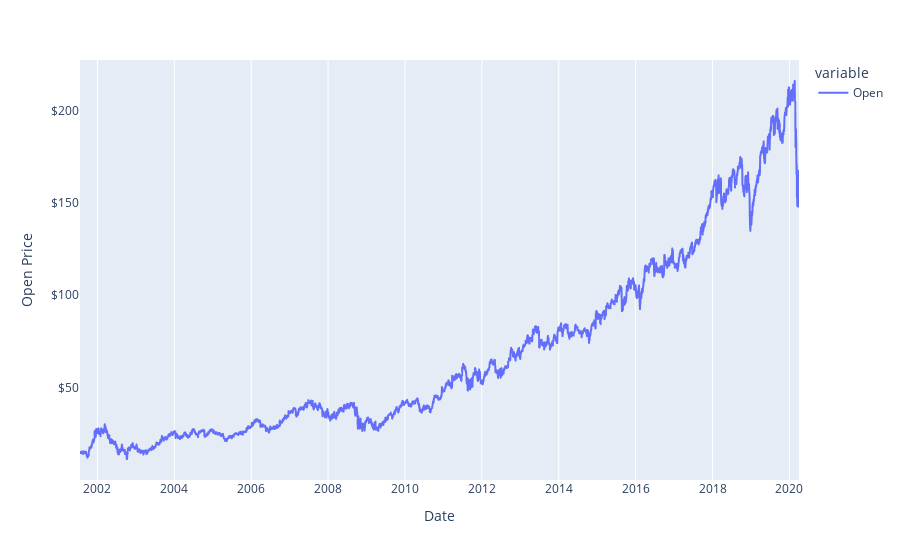

Write notebook code for a chart like this one.
### Code cell
fig_open = px.line(data_frame=df, x='Date', y=['Open'])

fig_open.update_yaxes( # the y-axis is in dollars
    tickprefix="$", showgrid=False, title='Open Price')
fig_open.update_xaxes(
    title = 'Date')

fig_open.show()

### Figure 1 — Plotly figure (JSON) as saved in the notebook; plotly's stock layout.template omitted (floating-point values rounded to 4 significant figures; data arrays with more than 128 entries replaced by an {"elided": "..."} marker saying what was removed)
{"data": [{"hovertemplate": "variable=Open<br>Date=%{x}<br>value=%{y}<extra></extra>", "legendgroup": "Open", "line": {"color": "#636efa", "dash": "solid"}, "mode": "lines", "name": "Open", "showlegend": true, "type": "scattergl", "x": {"elided": "4705 str values"}, "xaxis": "x", "y": {"elided": "4705 float values"}, "yaxis": "y"}], "layout": {"legend": {"title": {"text": "variable"}, "tracegroupgap": 0}, "margin": {"t": 60}, "xaxis": {"anchor": "y", "domain": [0, 1], "title": {"text": "Date"}}, "yaxis": {"anchor": "x", "domain": [0, 1], "showgrid": false, "tickprefix": "$", "title": {"text": "Open Price"}}}}
